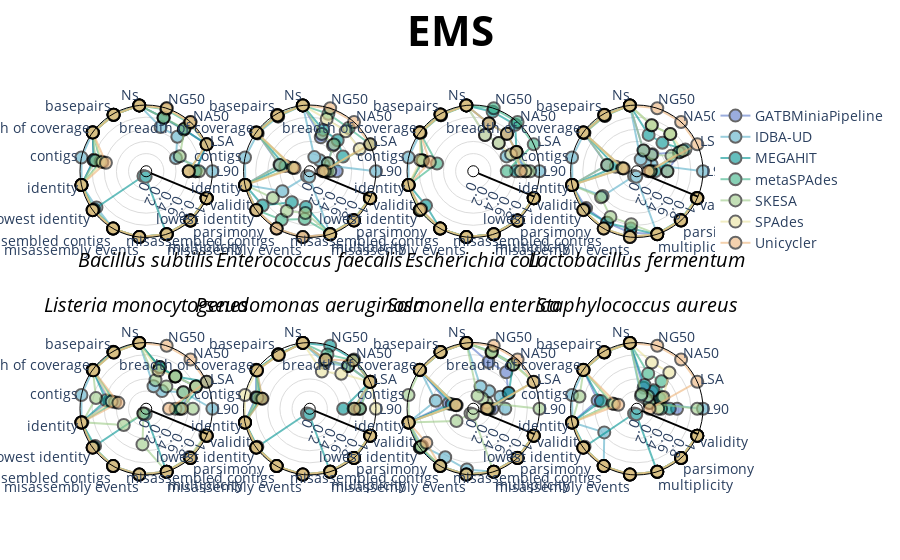
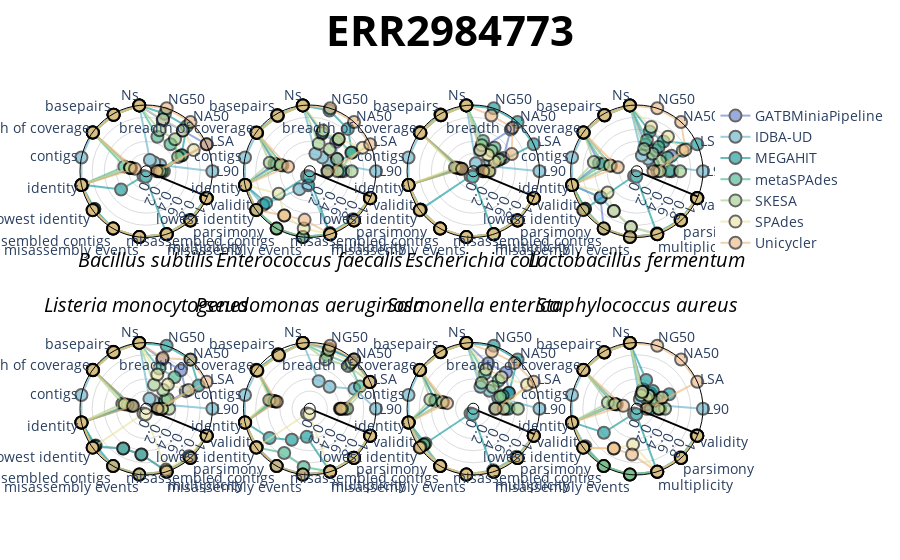
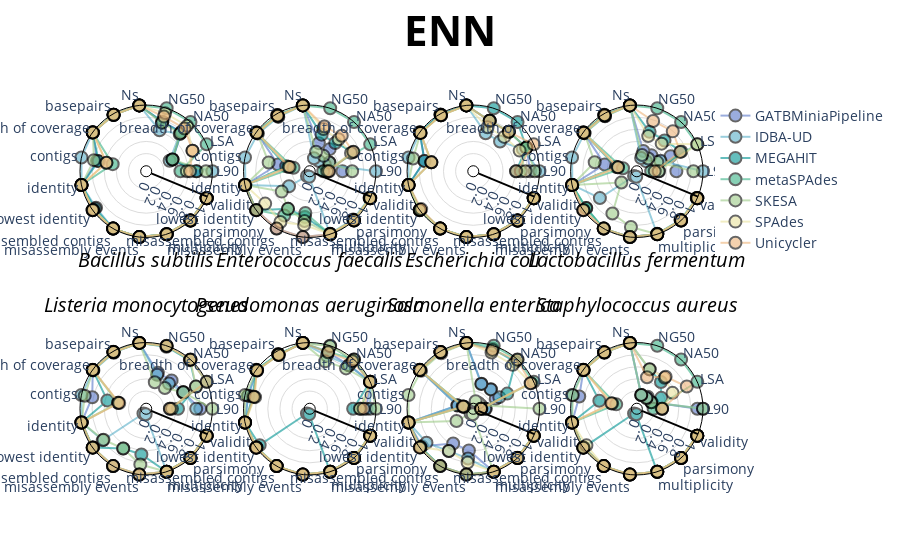

Notebook code for these charts, in order:
### Markdown cell above
### radar plots

### Code cell
for sample in rank_dfs:
    print(sample)
    fig = make_subplots(rows=2, cols=4, specs=[[{'type': 'polar'}, {'type': 'polar'}, {'type': 'polar'}, {'type': 'polar'}],[{'type': 'polar'}, {'type': 'polar'}, {'type': 'polar'}, {'type': 'polar'}]], subplot_titles= ['<i>' + x.replace('_',' ') + '</i><br>' for x in sorted(rank_dfs[sample])])
    col_n=1
    row_n=1
    for reference in sorted(rank_dfs[sample]):
        print(reference)
        print(col_n,row_n)
        showlegend=True if col_n==1 and row_n==1 else False

        df = rank_dfs[sample][reference]
        i= 0

        for assembler, row in df.iterrows():

            row_data = []

            for col in df.columns:
                row_data.append(row.loc[:].at[col])

            fig.add_trace(go.Scatterpolar(r=row_data,
                                          theta=list([z.replace('_',' ') for z in df.columns]), mode='lines+markers',
                                          marker=dict(color=COLOURS[i], size=12), 
                                          marker_line_color="black", 
                                          marker_line_width=2,
                                          opacity=0.6,
                                          name=assembler, line=dict(color=COLOURS[i]), showlegend=showlegend),
                          col=col_n, row=row_n)

            i+=1
        if row_n == 2:
            row_n = 1
            col_n += 1
        else:
            row_n += 1
    
    fig.update_layout(polar=dict(radialaxis=dict(visible=True,
                                                 range=[0,1],
                                                 linewidth = 2,
                                                 linecolor="black",
                                                 gridcolor = "#DCDCDC"), 
                                 hole=1/12, bgcolor='rgb(255,255,255)',
                                angularaxis=dict(linecolor="black"),
                                radialaxis_angle = -22.5),
                     polar2=dict(radialaxis=dict(visible=True,
                                                 range=[0,1],
                                                 linewidth = 2,
                                                 linecolor="black",
                                                 gridcolor = "#DCDCDC"), 
                                 hole=1/12, bgcolor='rgb(255,255,255)',
                                angularaxis=dict(linecolor="black"),
                                radialaxis_angle = -22.5),
                     polar3=dict(radialaxis=dict(visible=True,
                                                 range=[0,1],
                                                 linewidth = 2,
                                                 linecolor="black",
                                                 gridcolor = "#DCDCDC"), 
                                 hole=1/12, bgcolor='rgb(255,255,255)',
                                angularaxis=dict(linecolor="black"),
                                radialaxis_angle = -22.5),
                     polar4=dict(radialaxis=dict(visible=True,
                                                 range=[0,1],
                                                 linewidth = 2,
                                                 linecolor="black",
                                                 gridcolor = "#DCDCDC"), 
                                 hole=1/12, bgcolor='rgb(255,255,255)',
                                angularaxis=dict(linecolor="black"),
                                radialaxis_angle = -22.5),
                     polar5=dict(radialaxis=dict(visible=True,
                                                 range=[0,1],
                                                 linewidth = 2,
                                                 linecolor="black",
                                                 gridcolor = "#DCDCDC"), 
                                 hole=1/12, bgcolor='rgb(255,255,255)',
                                angularaxis=dict(linecolor="black"),
                                radialaxis_angle = -22.5),
                     polar6=dict(radialaxis=dict(visible=True,
                                                 range=[0,1],
                                                 linewidth = 2,
                                                 linecolor="black",
                                                 gridcolor = "#DCDCDC"), 
                                 hole=1/12, bgcolor='rgb(255,255,255)',
                                angularaxis=dict(linecolor="black"),
                                radialaxis_angle = -22.5),
                     polar7=dict(radialaxis=dict(visible=True,
                                                 range=[0,1],
                                                 linewidth = 2,
                                                 linecolor="black",
                                                 gridcolor = "#DCDCDC"), 
                                 hole=1/12, bgcolor='rgb(255,255,255)',
                                angularaxis=dict(linecolor="black"),
                                radialaxis_angle = -22.5),
                     polar8=dict(radialaxis=dict(visible=True,
                                                 range=[0,1],
                                                 linewidth = 2,
                                                 linecolor="black",
                                                 gridcolor = "#DCDCDC"), 
                                 hole=1/12, bgcolor='rgb(255,255,255)',
                                angularaxis=dict(linecolor="black"),
                                radialaxis_angle = -22.5))
    
    
    fig.update_layout(title=dict(text='<b>'+sample,
                                 font=dict(size=42, color='black'),
                                 y=0.97,
                                 x=0.5,
                                 xanchor='center',
                                 yanchor='top'),
                     font=dict(size=14))
    fig.layout.annotations[0].update(y=0.54, font=dict(size=20,color="black"))
    fig.layout.annotations[1].update(y=0.54, font=dict(size=20,color="black"))
    fig.layout.annotations[2].update(y=0.54, font=dict(size=20,color="black"))
    fig.layout.annotations[3].update(y=0.54, font=dict(size=20,color="black"))
    fig.layout.annotations[4].update(y=0.42, font=dict(size=20,color="black"))
    fig.layout.annotations[5].update(y=0.42, font=dict(size=20,color="black"))
    fig.layout.annotations[6].update(y=0.42, font=dict(size=20,color="black"))
    fig.layout.annotations[7].update(y=0.42, font=dict(size=20,color="black"))

    fig.show()
    plot(fig, filename='Plots/Reference Metrics/Radial plot - {}.html'.format(sample), auto_open=False)
